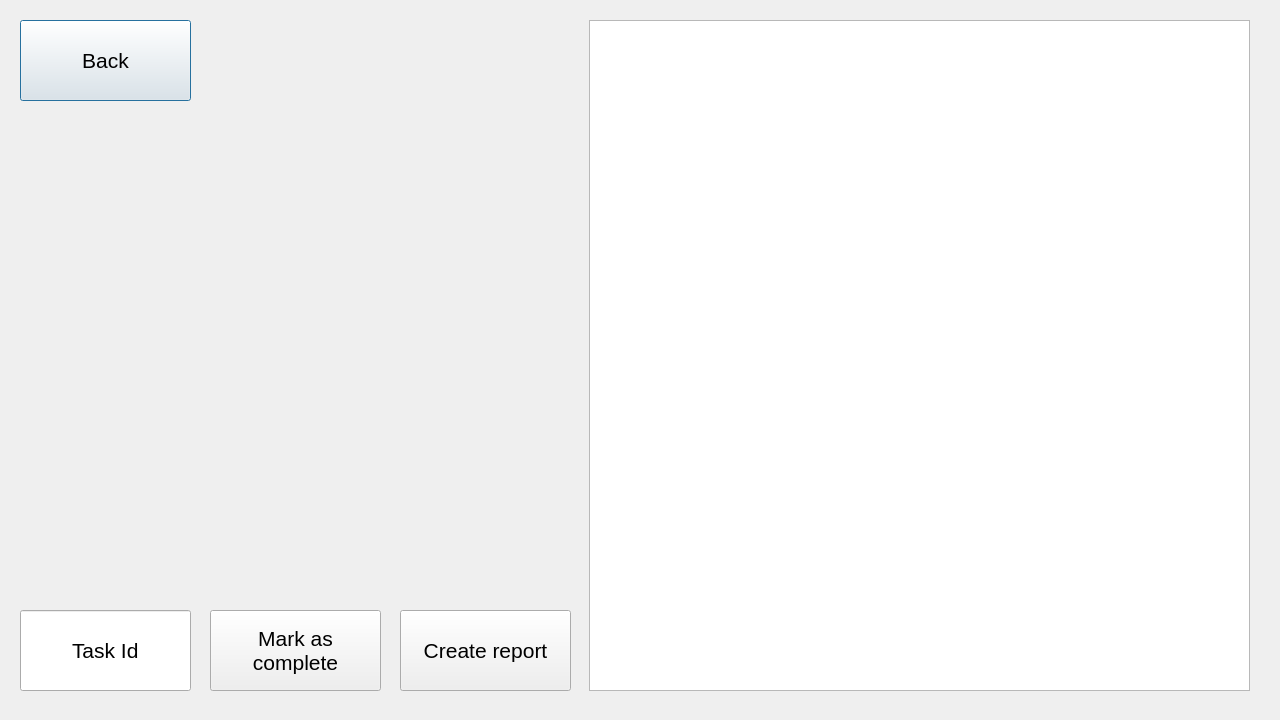
<?xml version="1.0" encoding="UTF-8"?>
<ui version="4.0">
 <class>TasksViewForEmployee</class>
 <widget class="QDialog" name="TasksViewForEmployee">
  <property name="geometry">
   <rect>
    <x>0</x>
    <y>0</y>
    <width>1280</width>
    <height>720</height>
   </rect>
  </property>
  <property name="windowTitle">
   <string>Tasks</string>
  </property>
  <widget class="QPushButton" name="backBtn">
   <property name="geometry">
    <rect>
     <x>20</x>
     <y>20</y>
     <width>171</width>
     <height>81</height>
    </rect>
   </property>
   <property name="font">
    <font>
     <pointsize>16</pointsize>
    </font>
   </property>
   <property name="text">
    <string>Back</string>
   </property>
  </widget>
  <widget class="QTableView" name="tasksTableView">
   <property name="geometry">
    <rect>
     <x>589</x>
     <y>20</y>
     <width>661</width>
     <height>671</height>
    </rect>
   </property>
  </widget>
  <widget class="QLineEdit" name="idLineEdit">
   <property name="geometry">
    <rect>
     <x>20</x>
     <y>610</y>
     <width>171</width>
     <height>81</height>
    </rect>
   </property>
   <property name="font">
    <font>
     <pointsize>16</pointsize>
    </font>
   </property>
   <property name="text">
    <string>Task Id</string>
   </property>
   <property name="alignment">
    <set>Qt::AlignCenter</set>
   </property>
  </widget>
  <widget class="QPushButton" name="completeBtn">
   <property name="geometry">
    <rect>
     <x>210</x>
     <y>610</y>
     <width>171</width>
     <height>81</height>
    </rect>
   </property>
   <property name="font">
    <font>
     <pointsize>16</pointsize>
    </font>
   </property>
   <property name="text">
    <string>Mark as
complete</string>
   </property>
  </widget>
  <widget class="QPushButton" name="reportBtn">
   <property name="geometry">
    <rect>
     <x>400</x>
     <y>610</y>
     <width>171</width>
     <height>81</height>
    </rect>
   </property>
   <property name="font">
    <font>
     <pointsize>16</pointsize>
    </font>
   </property>
   <property name="text">
    <string>Create report</string>
   </property>
  </widget>
 </widget>
 <resources/>
 <connections/>
</ui>
